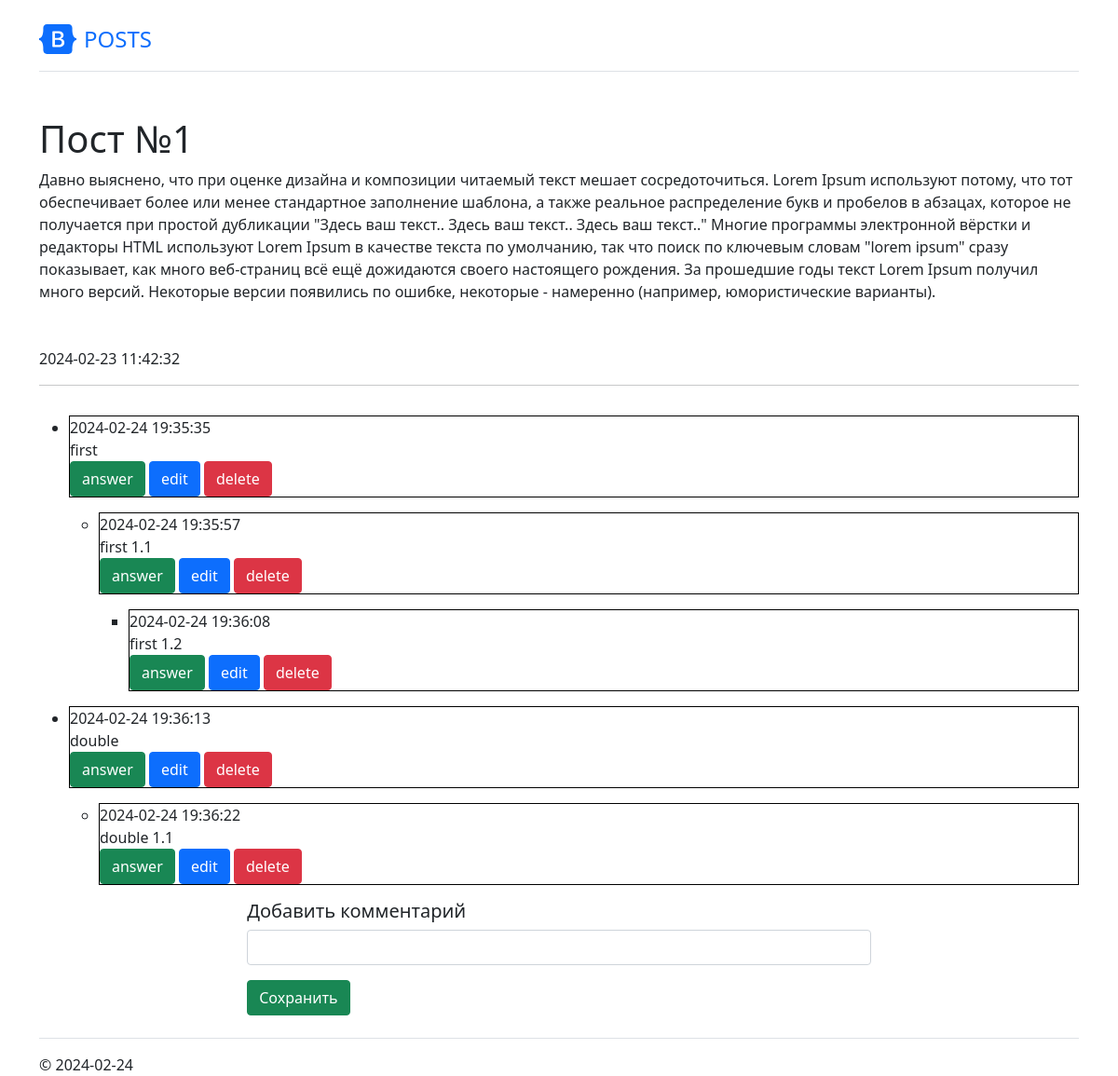
/posts?post_id=1, run on the app's committed database.
### tables this page shows
CREATE TABLE `posts` (
  `id` int(6) NOT NULL,
  `title` varchar(255) NOT NULL,
  `description` text,
  `text` text,
  `created_at` timestamp NOT NULL DEFAULT CURRENT_TIMESTAMP
);

CREATE TABLE `comments` (
  `id` int(11) NOT NULL,
  `parent_id` int(6) DEFAULT NULL,
  `text` text NOT NULL,
  `post_id` int(6) NOT NULL,
  `created_at` timestamp NOT NULL DEFAULT CURRENT_TIMESTAMP
);

### kernel/Router/Route.php (called while the page is built, shortened)
<?php
class Route
{
	private $action;
	public function __construct($uri, $method, $action)
	{
		$this->action = $action;
	}
	public function getAction()
	{
		return $this->action;
	}
}

### kernel/View/View.php (called while the page is built, shortened)
<?php
class View
{
	public function page(string $path, array $data): void
	{
		$filepath = VIEWS . '/' . dotNotationPath($path) . '.php';
		extract($data);
		include_once $filepath;
	}
}

### app/Controllers/PostController.php (called while the page is built, shortened)
<?php
class PostController extends BaseController
{
	private Post $postTable;
	private Comment $commentTable;
	public function __construct()
	{
		$this->postTable = new Post();
		$this->commentTable = new Comment();
	}
	public function index()
	{
		$post = $this->postTable::first($this->request()->input('post_id'));
		$comments = $this->commentTable::select(['post_id' => $post['id']]);
		$commentsTree = [];
		if ($comments) {
			$commentsTree = $this->recursiveBuilder($comments);
		}
		$this->view()->page('Pages.post', ['post' => $post, 'comments' => $commentsTree]);
	}
}

### kernel/App.php (called while the page is built, shortened)
<?php
final class App
{
	public function run()
	{
		$request = Request::createSelfFromGlobals();
		$view = new View();
		$router = new Router($request, $view);
		$router->dispatch($request->uri(), $request->httpMethod());
	}
}

### public/index.php (called while the page is built, shortened)
<?php
($app = new App())->run();

### kernel/Controller/BaseController.php (called while the page is built, shortened)
<?php
class BaseController
{
	private Request $request;
	public function setRequest(Request $request)
	{
		$this->request = $request;
	}
	public function request(): Request
	{
		return $this->request;
	}
}

### kernel/Request/Request.php (called while the page is built, shortened)
<?php
class Request
{
	private array $get;
	private array $post;
	public function __construct($get, $post, $files, $server, $session, $cookies)
	{
		$this->get = $get;
		$this->post = $post;
	}
	public function input(string $key): ?string
	{
		return $this->get[$key] ?? $this->post[$key] ?? null;
	}
}

### kernel/Database/Database.php (called while the page is built, shortened)
<?php
class Database
{
	protected static PDO $pdo;
	protected static string $table = '';
	private static function connect(): void
	{
		$host = config('database', 'db_host');
		$database = config('database', 'db_name');
		$user = config('database', 'db_user');
		$password = config('database', 'db_password');
		try {
			self::$pdo = new PDO("mysql:host={$host};dbname={$database}", $user, $password);
		} catch (PDOException $exception) {
			die($exception->getMessage());
		}
	}
	public static function select(array $conditions = [], array $fields = [])
	{
		$table = static::$table;
		$selectFields = count($fields) ? implode(',', $fields) : '*';
		$where = '';
		if ($conditions) {
			$where = " WHERE " . implode('AND ', array_map(function ($item) {
					return "$item = :$item";
				}, array_keys($conditions)));
		}
		$query = "SELECT {$selectFields} FROM {$table}{$where}";
		$statement = self::$pdo->prepare($query);
		$statement->execute($conditions);
		return $statement->fetchAll(PDO::FETCH_ASSOC);
	}
	public static function first($id)
	{
		$table = static::$table;
		$query = "SELECT * FROM {$table} WHERE id = {$id} LIMIT 1";
		$statement = self::$pdo->prepare($query);
		$statement->execute();
		return $statement->fetchAll(PDO::FETCH_ASSOC)[0] ?? [];
	}
}

### app/Traits/RecursiveBuilderTrait.php (called while the page is built, shortened)
<?php
trait RecursiveBuilderTrait
{
	private function recursionTree($comments, $comment)
	{
		if (isset($comments[$comment['parent_id']])) {
			$comments[$comment['parent_id']]['children'][$comment['id']] = $comment;
			return $comments;
		}
		if ($comments) {
			foreach ($comments as $i => $data) {
				$data['children'] = $this->recursionTree($data['children'], $comment);
				$comments[$i] = $data;
			}
			return $comments;
		}
	}
}

### views/Pages/comments.php (the view)
<?php
echo '<ul class="mt-3">';
foreach ($comments as $comment) { ?>
	<li data-comment="<?= $comment['id'] ?>" class="comment mt-3" style="position: relative">
		<div style="border: 1px solid black; width: 100%">
			<div class="comment_date">
				<span><?= $comment['created_at'] ?></span>
			</div>
			<div class="comment_content">
				<p style="margin: 0; padding: 0"><?= $comment['text'] ?></p>
			</div>
			<div class="comment_actions">
				<button type="button" data-answer class="btn btn-success">answer</button>
				<button type="button" data-edit class="btn btn-primary">edit</button>
				<button type="button" data-delete class="btn btn-danger">delete</button>
			</div>
		</div>
		<?php if ($comment['children']): ?>
			<?php recursiveComments($comment['children']); ?>
		<?php endif; ?>
	</li>
	<?php
}
echo '</ul>';

### kernel/Router/Router.php (shortened to what this page needs)
<?php
class Router
{
	private $routes = [];
	public function dispatch(string $uri, string $method): void
	{
		$route = $this->findRoute($uri, $method);
		if (is_array($route->getAction())) {
			[$controller, $action] = $route->getAction();
			$controller = new $controller();
			call_user_func([$controller, $action]);
		} else {
			call_user_func($route->getAction());
		}
	}
	private function initRoutes(): void
	{
		try {
			$routes = $this->getRoutes();
			foreach ($routes as $route) {
				$this->routes[$route->getMethod()][$route->getUri()] = $route;
			}
		} catch (\Exception $exception) {
			die($exception->getMessage());
		}
	}
	private function getRoutes()
	{
		return include_once ROUTES;
	}
	private function findRoute(string $uri, string $method): ?Route
	{
		return $this->routes[$method][$uri];
	}
}

### views/Template/head.php (shortened to what this page needs)
<!doctype html>
<html lang="ru" data-bs-theme="auto">
<head>
	<link href="https://cdn.jsdelivr.net/npm/bootstrap@5.0.2/dist/css/bootstrap.min.css" rel="stylesheet">
	<link rel="stylesheet" href="/assets/app.css">
</head>
<body>
<div class="container py-4">
	<header class="pb-3 mb-4 border-bottom">
		<a href="/" class="d-flex align-items-center text-body-emphasis text-decoration-none">
			<span class="fs-4">POSTS</span>
		</a>
	</header>
</div>

### views/Pages/post.php (shortened to what this page needs)
<?php include TEMPLATE . '/head.php'; ?>
<?php
function recursiveComments($comments)
{
	include 'comments.php';
}
?>
<main style="min-height: 100vh;">
	<div class="container">
		<div class="row">
			<div class="col-12">
				<div class="title">
					<h1><?= $post['title'] ?></h1>
				</div>
				<div class="text">
					<?= $post['text'] ?>
				</div>
				<div class="time mt-5">
					<?= $post['created_at'] ?>
				</div>
			</div>
		</div>
		<hr>
		<?php if ($comments): ?>
			<div class="row">
				<div class="col-12">
					<div class="comments-wrapper" data-post="<?= $post['id'] ?>">
						<?php recursiveComments($comments); ?>
					</div>
				</div>
			</div>
		<?php endif; ?>
		<div class="add_comments" style="max-width: 60%; margin: auto">
			<form action="/comments/add" method="post" class="comment_form">
				<h5>Добавить комментарий</h5>
				<input type="text" class="form-control comment_input" name="comment">
				<button type="submit" class="btn btn-success mt-3">Сохранить</button>
			</form>
		</div>
	</div>
</main>
<?php include TEMPLATE . '/footer.php' ?>

### views/Template/footer.php (shortened to what this page needs)
<div class="container">
	<footer class="pt-3 mt-4 text-body-secondary border-top">
		&copy; <?php echo date('Y-m-d')?>
	</footer>
</div>
</body>
</html>

### data on the page
posts: title "Пост №1", text "Давно выяснено, что при оценке дизайна и композиции читаемый текст мешает сосредоточиться. Lorem Ipsum используют потому, что тот обеспечивает более или менее стандартное заполнение шаблона, а также реальное распределение букв и пробелов в абзацах, которое не получается при простой дубликации \"Здесь ваш текст.. Здесь ваш текст.. Здесь ваш текст..\" Многие программы электронной вёрстки и редакторы HTML используют Lorem Ipsum в качестве текста по умолчанию, так что поиск по ключевым словам \"lorem ipsum\" сразу показывает, как много веб-страниц всё ещё дожидаются своего настоящего рождения. За прошедшие годы текст Lorem Ipsum получил много версий. Некоторые версии появились по ошибке, некоторые…", created_at "2024-02-23 11:42:32"
comments: created_at "2024-02-24 19:35:35", text "first"
comments: created_at "2024-02-24 19:35:57", text "first 1.1"
comments: created_at "2024-02-24 19:36:08", text "first 1.2"
comments: created_at "2024-02-24 19:36:13", text "double"
comments: created_at "2024-02-24 19:36:22", text "double 1.1"
